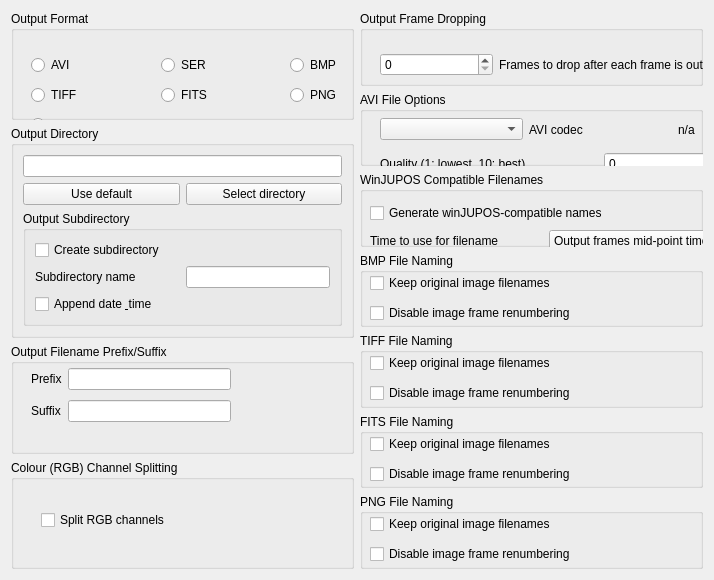
<?xml version="1.0" encoding="UTF-8"?>
<ui version="4.0">
 <class>OutputOptions</class>
 <widget class="QWidget" name="outputOptionsTab">
  <property name="geometry">
   <rect>
    <x>0</x>
    <y>0</y>
    <width>714</width>
    <height>580</height>
   </rect>
  </property>
  <layout class="QHBoxLayout" name="yyy1">
   <item>
    <layout class="QVBoxLayout" name="outputOptionsLHS">
     <item>
      <widget class="QGroupBox" name="outputFormatBox">
       <property name="title">
        <string>Output Format</string>
       </property>
       <widget class="QWidget" name="layoutWidget_33">
        <property name="geometry">
         <rect>
          <x>20</x>
          <y>40</y>
          <width>383</width>
          <height>88</height>
         </rect>
        </property>
        <layout class="QGridLayout" name="gridLayout_12">
         <item row="0" column="0">
          <widget class="QRadioButton" name="outputAVI">
           <property name="text">
            <string>AVI</string>
           </property>
          </widget>
         </item>
         <item row="0" column="1">
          <widget class="QRadioButton" name="outputSER">
           <property name="text">
            <string>SER</string>
           </property>
          </widget>
         </item>
         <item row="0" column="2">
          <widget class="QRadioButton" name="outputBMP">
           <property name="text">
            <string>BMP</string>
           </property>
          </widget>
         </item>
         <item row="1" column="0">
          <widget class="QRadioButton" name="outputTIFF">
           <property name="text">
            <string>TIFF</string>
           </property>
          </widget>
         </item>
         <item row="1" column="1">
          <widget class="QRadioButton" name="outputFITS">
           <property name="text">
            <string>FITS</string>
           </property>
          </widget>
         </item>
         <item row="1" column="2">
          <widget class="QRadioButton" name="outputPNG">
           <property name="text">
            <string>PNG</string>
           </property>
          </widget>
         </item>
         <item row="2" column="0" colspan="3">
          <widget class="QRadioButton" name="outputAnimGIF">
           <property name="text">
            <string>Animated GIF (8-bit mono/colour only)</string>
           </property>
          </widget>
         </item>
        </layout>
       </widget>
      </widget>
     </item>
     <item>
      <widget class="QGroupBox" name="outputDirBox">
       <property name="title">
        <string>Output Directory</string>
       </property>
       <layout class="QVBoxLayout" name="yyyz6">
        <item>
         <widget class="QLineEdit" name="lineEdit_2">
          <property name="sizePolicy">
           <sizepolicy hsizetype="Preferred" vsizetype="Fixed">
            <horstretch>0</horstretch>
            <verstretch>0</verstretch>
           </sizepolicy>
          </property>
         </widget>
        </item>
        <item>
         <layout class="QHBoxLayout" name="horizontalLayout_19">
          <item>
           <widget class="QPushButton" name="useDefaultOutputDir">
            <property name="text">
             <string>Use default</string>
            </property>
           </widget>
          </item>
          <item>
           <widget class="QPushButton" name="selectOutputDir">
            <property name="text">
             <string>Select directory</string>
            </property>
           </widget>
          </item>
         </layout>
        </item>
        <item>
         <widget class="QGroupBox" name="outputSubdirBox">
          <property name="title">
           <string>Output Subdirectory</string>
          </property>
          <layout class="QVBoxLayout" name="yyyx6">
           <item>
            <widget class="QCheckBox" name="createOutputSubdir">
             <property name="text">
              <string>Create subdirectory</string>
             </property>
            </widget>
           </item>
           <item>
            <layout class="QHBoxLayout" name="horizontalLayout_20">
             <item>
              <widget class="QLabel" name="subdirNameLabel">
               <property name="text">
                <string>Subdirectory name</string>
               </property>
              </widget>
             </item>
             <item>
              <widget class="QLineEdit" name="outputSubdirName">
               <property name="sizePolicy">
                <sizepolicy hsizetype="Preferred" vsizetype="Fixed">
                 <horstretch>0</horstretch>
                 <verstretch>0</verstretch>
                </sizepolicy>
               </property>
              </widget>
             </item>
            </layout>
           </item>
           <item>
            <widget class="QCheckBox" name="appendDateTime">
             <property name="text">
              <string>Append date &amp; time</string>
             </property>
            </widget>
           </item>
          </layout>
         </widget>
        </item>
       </layout>
      </widget>
     </item>
     <item>
      <widget class="QGroupBox" name="prefixSuffixBox">
       <property name="title">
        <string>Output Filename Prefix/Suffix</string>
       </property>
       <widget class="QWidget" name="layoutWidget_34">
        <property name="geometry">
         <rect>
          <x>20</x>
          <y>20</y>
          <width>200</width>
          <height>62</height>
         </rect>
        </property>
        <layout class="QGridLayout" name="gridLayout_13">
         <item row="0" column="0">
          <widget class="QLabel" name="outputFilePrefixLabel">
           <property name="text">
            <string>Prefix</string>
           </property>
          </widget>
         </item>
         <item row="0" column="1">
          <widget class="QLineEdit" name="outputFilePrefix"/>
         </item>
         <item row="1" column="0">
          <widget class="QLabel" name="outputFileSuffixLabel">
           <property name="text">
            <string>Suffix</string>
           </property>
          </widget>
         </item>
         <item row="1" column="1">
          <widget class="QLineEdit" name="outputFileSuffix"/>
         </item>
        </layout>
       </widget>
      </widget>
     </item>
     <item>
      <widget class="QGroupBox" name="channelSplittingBox">
       <property name="title">
        <string>Colour (RGB) Channel Splitting</string>
       </property>
       <widget class="QCheckBox" name="splitRGB">
        <property name="geometry">
         <rect>
          <x>30</x>
          <y>50</y>
          <width>171</width>
          <height>20</height>
         </rect>
        </property>
        <property name="text">
         <string>Split RGB channels</string>
        </property>
       </widget>
      </widget>
     </item>
    </layout>
   </item>
   <item>
    <layout class="QVBoxLayout" name="outputOptionsRHS">
     <item>
      <widget class="QGroupBox" name="outputFrameDroppingBox">
       <property name="title">
        <string>Output Frame Dropping</string>
       </property>
       <widget class="QWidget" name="layoutWidget_35">
        <property name="geometry">
         <rect>
          <x>20</x>
          <y>40</y>
          <width>341</width>
          <height>27</height>
         </rect>
        </property>
        <layout class="QHBoxLayout" name="horizontalLayout_21">
         <item>
          <widget class="QSpinBox" name="framesToDrop"/>
         </item>
         <item>
          <widget class="QLabel" name="droppedLabel">
           <property name="text">
            <string>Frames to drop after each frame is output</string>
           </property>
          </widget>
         </item>
        </layout>
       </widget>
      </widget>
     </item>
     <item>
      <widget class="QGroupBox" name="aviFileOptionsBox">
       <property name="title">
        <string>AVI File Options</string>
       </property>
       <widget class="QWidget" name="layoutWidget_36">
        <property name="geometry">
         <rect>
          <x>20</x>
          <y>21</y>
          <width>441</width>
          <height>181</height>
         </rect>
        </property>
        <layout class="QVBoxLayout" name="verticalLayout_16">
         <item>
          <layout class="QHBoxLayout" name="horizontalLayout_24">
           <item>
            <widget class="QComboBox" name="outputCodec"/>
           </item>
           <item>
            <widget class="QLabel" name="codecLabel_2">
             <property name="text">
              <string>AVI codec</string>
             </property>
            </widget>
           </item>
           <item>
            <widget class="QLabel" name="showCodec">
             <property name="text">
              <string>n/a</string>
             </property>
            </widget>
           </item>
          </layout>
         </item>
         <item>
          <layout class="QHBoxLayout" name="horizontalLayout_22">
           <item>
            <widget class="QLabel" name="outputQualityLabel">
             <property name="text">
              <string>Quality (1: lowest, 10: best)</string>
             </property>
            </widget>
           </item>
           <item>
            <widget class="QSpinBox" name="outputQuality"/>
           </item>
          </layout>
         </item>
         <item>
          <layout class="QHBoxLayout" name="horizontalLayout_23">
           <item>
            <widget class="QCheckBox" name="oldFormatAVI">
             <property name="text">
              <string>Generate old format AVI file</string>
             </property>
            </widget>
           </item>
           <item>
            <widget class="QComboBox" name="maxAVISize">
             <item>
              <property name="text">
               <string>4GB maximum size</string>
              </property>
             </item>
             <item>
              <property name="text">
               <string>2GB maximum size</string>
              </property>
             </item>
            </widget>
           </item>
          </layout>
         </item>
         <item>
          <widget class="QCheckBox" name="safeSize">
           <property name="text">
            <string>Modify AVI frame width to safe size (DIB codec only)</string>
           </property>
          </widget>
         </item>
         <item>
          <widget class="QCheckBox" name="matchInputFrameRate">
           <property name="text">
            <string>Match input frame rate where possible</string>
           </property>
          </widget>
         </item>
         <item>
          <layout class="QHBoxLayout" name="horizontalLayout_25">
           <item>
            <widget class="QSpinBox" name="defaultFrameRate"/>
           </item>
           <item>
            <widget class="QLabel" name="defaultFrameRateLabel_2">
             <property name="text">
              <string>Frame rate to use otherwise</string>
             </property>
            </widget>
           </item>
          </layout>
         </item>
        </layout>
       </widget>
      </widget>
     </item>
     <item>
      <widget class="QGroupBox" name="winJuposBox">
       <property name="title">
        <string>WinJUPOS Compatible Filenames</string>
       </property>
       <widget class="QWidget" name="layoutWidget_37">
        <property name="geometry">
         <rect>
          <x>10</x>
          <y>30</y>
          <width>365</width>
          <height>53</height>
         </rect>
        </property>
        <layout class="QVBoxLayout" name="verticalLayout_17">
         <item>
          <widget class="QCheckBox" name="winjuposNames">
           <property name="text">
            <string>Generate winJUPOS-compatible names</string>
           </property>
          </widget>
         </item>
         <item>
          <layout class="QHBoxLayout" name="horizontalLayout_26">
           <item>
            <widget class="QLabel" name="filenameTimeLabel">
             <property name="text">
              <string>Time to use for filename</string>
             </property>
            </widget>
           </item>
           <item>
            <widget class="QComboBox" name="filenameTime">
             <item>
              <property name="text">
               <string>Output frames mid-point time</string>
              </property>
             </item>
             <item>
              <property name="text">
               <string>Earlliest output frame time</string>
              </property>
             </item>
             <item>
              <property name="text">
               <string>First output frame time</string>
              </property>
             </item>
            </widget>
           </item>
          </layout>
         </item>
        </layout>
       </widget>
      </widget>
     </item>
     <item>
      <widget class="QGroupBox" name="bmpOptionsBox">
       <property name="title">
        <string>BMP File Naming</string>
       </property>
       <widget class="QCheckBox" name="bmpKeepFilenames">
        <property name="geometry">
         <rect>
          <x>10</x>
          <y>20</y>
          <width>221</width>
          <height>20</height>
         </rect>
        </property>
        <property name="text">
         <string>Keep original image filenames</string>
        </property>
       </widget>
       <widget class="QCheckBox" name="bmpDisableRenumbering">
        <property name="geometry">
         <rect>
          <x>10</x>
          <y>50</y>
          <width>241</width>
          <height>20</height>
         </rect>
        </property>
        <property name="text">
         <string>Disable image frame renumbering</string>
        </property>
       </widget>
       <widget class="QCheckBox" name="bmpAddLeadingZeros">
        <property name="geometry">
         <rect>
          <x>10</x>
          <y>80</y>
          <width>311</width>
          <height>20</height>
         </rect>
        </property>
        <property name="text">
         <string>Add leading zeros to image filename numbers</string>
        </property>
       </widget>
       <widget class="QCheckBox" name="bmpQualityFilename">
        <property name="geometry">
         <rect>
          <x>10</x>
          <y>110</y>
          <width>241</width>
          <height>20</height>
         </rect>
        </property>
        <property name="text">
         <string>Include quality value in filename</string>
        </property>
       </widget>
      </widget>
     </item>
     <item>
      <widget class="QGroupBox" name="tiffOptionsBox">
       <property name="title">
        <string>TIFF File Naming</string>
       </property>
       <widget class="QCheckBox" name="tiffKeepFilenames">
        <property name="geometry">
         <rect>
          <x>10</x>
          <y>20</y>
          <width>221</width>
          <height>20</height>
         </rect>
        </property>
        <property name="text">
         <string>Keep original image filenames</string>
        </property>
       </widget>
       <widget class="QCheckBox" name="tiffDisableRenumbering">
        <property name="geometry">
         <rect>
          <x>10</x>
          <y>50</y>
          <width>241</width>
          <height>20</height>
         </rect>
        </property>
        <property name="text">
         <string>Disable image frame renumbering</string>
        </property>
       </widget>
       <widget class="QCheckBox" name="tiffAddLeadingZeros">
        <property name="geometry">
         <rect>
          <x>10</x>
          <y>80</y>
          <width>311</width>
          <height>20</height>
         </rect>
        </property>
        <property name="text">
         <string>Add leading zeros to image filename numbers</string>
        </property>
       </widget>
       <widget class="QCheckBox" name="tiffQualityFilename">
        <property name="geometry">
         <rect>
          <x>10</x>
          <y>110</y>
          <width>241</width>
          <height>20</height>
         </rect>
        </property>
        <property name="text">
         <string>Include quality value in filename</string>
        </property>
       </widget>
      </widget>
     </item>
     <item>
      <widget class="QGroupBox" name="fitsOptionsBox">
       <property name="title">
        <string>FITS File Naming</string>
       </property>
       <widget class="QCheckBox" name="fitsKeepFilenames">
        <property name="geometry">
         <rect>
          <x>10</x>
          <y>20</y>
          <width>221</width>
          <height>20</height>
         </rect>
        </property>
        <property name="text">
         <string>Keep original image filenames</string>
        </property>
       </widget>
       <widget class="QCheckBox" name="fitsDisableRenumbering">
        <property name="geometry">
         <rect>
          <x>10</x>
          <y>50</y>
          <width>241</width>
          <height>20</height>
         </rect>
        </property>
        <property name="text">
         <string>Disable image frame renumbering</string>
        </property>
       </widget>
       <widget class="QCheckBox" name="fitsAddLeadingZeros">
        <property name="geometry">
         <rect>
          <x>10</x>
          <y>80</y>
          <width>311</width>
          <height>20</height>
         </rect>
        </property>
        <property name="text">
         <string>Add leading zeros to image filename numbers</string>
        </property>
       </widget>
       <widget class="QCheckBox" name="fitsQualityFilename">
        <property name="geometry">
         <rect>
          <x>10</x>
          <y>110</y>
          <width>241</width>
          <height>20</height>
         </rect>
        </property>
        <property name="text">
         <string>Include quality value in filename</string>
        </property>
       </widget>
      </widget>
     </item>
     <item>
      <widget class="QGroupBox" name="pngOptionsBox">
       <property name="title">
        <string>PNG File Naming</string>
       </property>
       <widget class="QCheckBox" name="pngKeepFilenames">
        <property name="geometry">
         <rect>
          <x>10</x>
          <y>20</y>
          <width>221</width>
          <height>20</height>
         </rect>
        </property>
        <property name="text">
         <string>Keep original image filenames</string>
        </property>
       </widget>
       <widget class="QCheckBox" name="pngDisableRenumbering">
        <property name="geometry">
         <rect>
          <x>10</x>
          <y>50</y>
          <width>241</width>
          <height>20</height>
         </rect>
        </property>
        <property name="text">
         <string>Disable image frame renumbering</string>
        </property>
       </widget>
       <widget class="QCheckBox" name="pngAddLeadingZeros">
        <property name="geometry">
         <rect>
          <x>10</x>
          <y>80</y>
          <width>311</width>
          <height>20</height>
         </rect>
        </property>
        <property name="text">
         <string>Add leading zeros to image filename numbers</string>
        </property>
       </widget>
       <widget class="QCheckBox" name="pngQualityFilename">
        <property name="geometry">
         <rect>
          <x>10</x>
          <y>110</y>
          <width>241</width>
          <height>20</height>
         </rect>
        </property>
        <property name="text">
         <string>Include quality value in filename</string>
        </property>
       </widget>
      </widget>
     </item>
    </layout>
   </item>
  </layout>
 </widget>
 <resources/>
 <connections/>
</ui>
